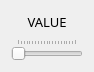
<?xml version="1.0" encoding="UTF-8"?>
<ui version="4.0">
 <class>dlg_joint</class>
 <widget class="QDialog" name="dlg_joint">
  <property name="geometry">
   <rect>
    <x>0</x>
    <y>0</y>
    <width>94</width>
    <height>72</height>
   </rect>
  </property>
  <property name="windowTitle">
   <string>Dialog</string>
  </property>
  <layout class="QVBoxLayout" name="lyt_main">
   <item>
    <widget class="QLabel" name="lbl_value">
     <property name="enabled">
      <bool>true</bool>
     </property>
     <property name="sizePolicy">
      <sizepolicy hsizetype="Ignored" vsizetype="Minimum">
       <horstretch>0</horstretch>
       <verstretch>0</verstretch>
      </sizepolicy>
     </property>
     <property name="font">
      <font>
       <family>3ds</family>
       <pointsize>10</pointsize>
      </font>
     </property>
     <property name="text">
      <string>VALUE</string>
     </property>
     <property name="alignment">
      <set>Qt::AlignCenter</set>
     </property>
    </widget>
   </item>
   <item>
    <widget class="QSlider" name="sld_value">
     <property name="enabled">
      <bool>true</bool>
     </property>
     <property name="sizePolicy">
      <sizepolicy hsizetype="Ignored" vsizetype="Minimum">
       <horstretch>0</horstretch>
       <verstretch>0</verstretch>
      </sizepolicy>
     </property>
     <property name="font">
      <font>
       <family>3ds</family>
      </font>
     </property>
     <property name="cursor">
      <cursorShape>PointingHandCursor</cursorShape>
     </property>
     <property name="toolTip">
      <string>Choose time from
trajectory range.</string>
     </property>
     <property name="maximum">
      <number>100</number>
     </property>
     <property name="pageStep">
      <number>5</number>
     </property>
     <property name="tracking">
      <bool>false</bool>
     </property>
     <property name="orientation">
      <enum>Qt::Horizontal</enum>
     </property>
     <property name="invertedAppearance">
      <bool>false</bool>
     </property>
     <property name="tickPosition">
      <enum>QSlider::TicksAbove</enum>
     </property>
    </widget>
   </item>
  </layout>
 </widget>
 <resources/>
 <connections/>
</ui>
